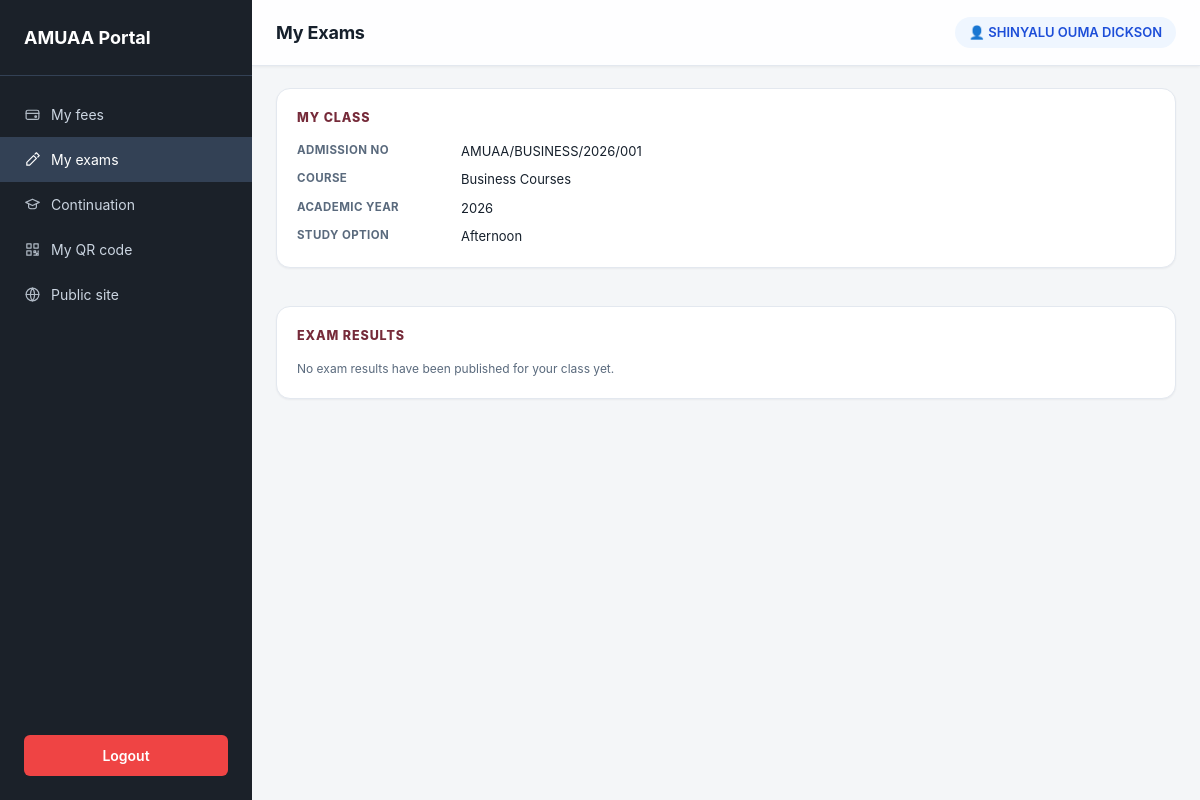
Screenshot of /student/exams (signed in) with the database file from the repository.
### tables this page shows
CREATE TABLE applications (
            id                 TEXT PRIMARY KEY,
            full_name          TEXT NOT NULL,
            email              TEXT NOT NULL,
            phone              TEXT NOT NULL,
            course             TEXT NOT NULL,
            study_mode         TEXT NOT NULL,
            previous_education TEXT,
            status             TEXT NOT NULL DEFAULT 'pending',
            notes              TEXT,
            created_at         TEXT NOT NULL
        , academic_year TEXT, admission_number TEXT, admitted_at TEXT, registration_paid INTEGER NOT NULL DEFAULT 0, registration_paid_at TEXT, student_password_hash TEXT, student_initial_password TEXT, must_change_password INTEGER NOT NULL DEFAULT 0, surname TEXT, middle_name TEXT, first_name TEXT, nationality TEXT, date_of_birth TEXT, medical_condition TEXT, start_date TEXT, end_date TEXT, next_of_kin_name TEXT, next_of_kin_relationship TEXT, sponsor_name TEXT, sponsor_organisation TEXT, sponsor_contact_person TEXT, student_status TEXT NOT NULL DEFAULT 'active', current_period TEXT);

### blueprints/student.py (the view, shortened to what this page needs)
@bp.route("/exams")
@student_login_required
def exams():
    with get_db() as db:
        student = db.execute(
            "SELECT * FROM applications WHERE id = ?", (session["student_id"],)
        ).fetchone()
        if not student:
            session.clear()
            return redirect(url_for("student.login"))
        cls = class_for_student(db, student)
        rows = []
    return render_template("student_exams.html", student=student, cls=cls, exams=rows)

### database.py (called while the page is built)
@contextmanager
def get_db():
    conn = sqlite3.connect(DB_PATH, timeout=30.0)
    conn.row_factory = sqlite3.Row
    conn.execute("PRAGMA journal_mode = WAL")
    conn.execute("PRAGMA foreign_keys = ON")
    try:
        yield conn
        conn.commit()
    except Exception:
        conn.rollback()
        raise
    finally:
        conn.close()

### run.py (called while the page is built, shortened)
def create_app():
    app = Flask(
        __name__,
        template_folder=os.path.join(BASE_DIR, "templates"),
        static_folder=os.path.join(BASE_DIR, "static"),
    )
    app.config.from_object("config.Config")
    app.wsgi_app = ProxyFix(app.wsgi_app, x_for=1, x_proto=1, x_host=1)
    os.makedirs(UPLOAD_DIR, exist_ok=True)
    mail.init_app(app)
    init_db()
    _warn_default_admin_password()
    app.jinja_env.globals["period_word"] = period_word
    app.register_blueprint(public_bp)
    app.register_blueprint(admin_bp)
    app.register_blueprint(student_bp)
    app.register_blueprint(teacher_bp)
    @app.context_processor
    def inject_admin_badges():
        if not session.get("admin_logged_in"):
            return {}
    _register_error_pages(app)
    return app

### school.py (called while the page is built)
def class_for_student(db, student):
    return db.execute(
        """SELECT * FROM classes
           WHERE course = ? AND academic_year = ? AND study_mode = ?""",
        (student["course"], student["academic_year"], student["study_mode"]),
    ).fetchone()

### utils.py (called while the page is built)
def student_login_required(f):
    @wraps(f)
    def wrapper(*args, **kwargs):
        if not session.get("student_id"):
            flash("Please log in to your student portal.", "warning")
            return redirect(url_for("student.login"))
        from database import get_db
        with get_db() as db:
            student = db.execute(
                "SELECT must_change_password FROM applications WHERE id = ?",
                (session["student_id"],),
            ).fetchone()
        if student and student["must_change_password"]:
            flash("Please set a new password before continuing.", "warning")
            return redirect(url_for("student.set_password"))
        return f(*args, **kwargs)
    return wrapper

### templates/student_exams.html (shortened to what this page needs)
{% extends "base.html" %}
{% from "_shell/_icons.html" import svg %}
{% block content %}
<div class="layout">
    <aside class="sidebar">
        <div class="brand">AMUAA Portal</div>
        <nav>
            <a href="{{ url_for('student.dashboard') }}">{{ svg('wallet') }}<span>My fees</span></a>
            <a href="{{ url_for('student.exams') }}" class="active">{{ svg('edit') }}<span>My exams</span></a>
            <a href="{{ url_for('student.continuation') }}">{{ svg('cap') }}<span>Continuation</span></a>
            <a href="{{ url_for('student.qr') }}">{{ svg('qr') }}<span>My QR code</span></a>
            <a href="{{ url_for('public.index') }}" target="_blank">{{ svg('globe') }}<span>Public site</span></a>
        </nav>
        <a href="{{ url_for('student.logout') }}" class="logout-btn">Logout</a>
    </aside>
    <main class="main" id="main-content" tabindex="-1">
        <header class="topbar">
            <h1>My Exams</h1>
            <span class="user-badge">👤 {{ student.full_name }}</span>
        </header>
        <section class="content">
            <div class="card">
                <h2>{{ cls.name if cls else 'My class' }}</h2>
                <dl class="detail-list">
                    <dt>Admission No</dt>
                    <dd><code>{{ student.admission_number }}</code></dd>
                    <dt>Course</dt>
                    <dd>{{ student.course }}</dd>
                    <dt>Academic year</dt>
                    <dd>{{ student.academic_year or '—' }}</dd>
                    <dt>Study option</dt>
                    <dd>{{ student.study_mode }}</dd>
                </dl>
            </div>
            <div class="section-gap card full-width">
                <h2>Exam results</h2>
                {% if exams %}
                <div class="table-wrap">
                    <table class="app-table">
                        <thead>
                            <tr>
                                <th>Exam</th>
                                <th>Subject</th>
                                <th>Period</th>
                                <th>Score</th>
                                <th>Grade</th>
                            </tr>
                        </thead>
                        <tbody>
                            {% for e in exams %}
                            <tr>
                                <td>{{ e.title }}</td>
                                <td>{{ e.subject_name or '—' }}</td>
                                <td>{{ e.term or '—' }}</td>
                                <td>
                                    {% if e.score is not none %}
                                    {{ '{:,.1f}'.format(e.score) }} / {{ '{:,.0f}'.format(e.max_score) }}
                                    {% else %}<span class="muted">Not released</span>{% endif %}
                                </td>
                                <td>
                                    {% if e.grade %}
                                    <span class="badge badge-verified">{{ e.grade }}</span>
                                    {% else %}<span class="muted">—</span>{% endif %}
                                </td>
                            </tr>
                            {% endfor %}
                        </tbody>
                    </table>
                </div>
                {% else %}
                <p class="muted">No exam results have been published for your class yet.</p>
                {% endif %}
            </div>
        </section>
    </main>
</div>
{% endblock %}

### static/style.css (style rules this page uses)
* { margin: 0; padding: 0; box-sizing: border-box; font-family: -apple-system, BlinkMacSystemFont, "Segoe UI", Roboto, sans-serif; }
body { background: #f4f6f9; color: #333; }
.sidebar { width: 240px; background: #1e293b; color: #cbd5e1; padding: 24px 0; display: flex; flex-direction: column; }
.brand { padding: 0 24px 24px; font-size: 18px; font-weight: 700; color: #fff; border-bottom: 1px solid #334155; margin-bottom: 16px; }
.sidebar nav { display: flex; flex-direction: column; flex: 1; }
.sidebar nav a { padding: 12px 24px; color: #cbd5e1; text-decoration: none; font-size: 14px; transition: background .2s, color .2s; }
.sidebar nav a:hover, .sidebar nav a.active { background: #334155; color: #fff; }
.logout-btn { margin: 0 24px; padding: 10px; text-align: center; background: #ef4444; color: #fff; border-radius: 6px; text-decoration: none; font-size: 14px; font-weight: 600; transition: background .2s; }
.topbar { background: #fff; padding: 18px 32px; display: flex; justify-content: space-between; align-items: center; box-shadow: 0 1px 3px rgba(0, 0, 0, .06); }
.topbar h1 { font-size: 20px; color: #1e293b; }
.user-badge { background: #eff6ff; color: #1d4ed8; padding: 6px 14px; border-radius: 20px; font-size: 13px; font-weight: 600; }

### static/admin.css (style rules this page uses)
:root { --brand-700: #5d202e; --brand: #762b3a; --brand-500: #8d3a4c; --brand-100: #f4e3e7; --gold: #d8ae67; --gold-ink: #92610f; --bg: #f4f6f8; --surface: #ffffff; --surface-2: #f8fafc; --surface-3: #eef2f6; --sidebar-bg: #1b2129; --sidebar-fg: #aeb9c6; --sidebar-fg-active: #ffffff; --sidebar-hover: #28313c; --ink: #16202c; --ink-2: #475569; --ink-3: #5a6a7d; --ink-inv: #ffffff; --line: #e3e8ef; --line-2: #cbd5e1; --line-strong: #b6c1cd; --ok: #15803d; --ok-bg: #dcfce7; --ok-ink: #14532d; --warn: #b45309; --warn-bg: #fef3c7; --warn-ink: #92400e; --danger: #b91c1c; --danger-bg: #fee2e2; --danger-ink: #991b1b; --info: #0369a1; --info-bg: #e0f2fe; --info-ink: #075985; --shadow-1: 0 1px 2px rgba(16, 24, 40, .05); --shadow-2: 0 2px 8px rgba(16, 24, 40, .07); --shadow-3: 0 12px 32px rgba(16, 24, 40, .14); --ring: 0 0 0 3px rgba(118, 43, 58, .18); --r-sm: 6px; --r-md: 10px; --r-lg: 14px; --r-xl: 20px; --sidebar-w: 252px; --topbar-h: 66px; color-scheme: light; }
* { margin: 0; padding: 0; box-sizing: border-box; }
body.admin-body { font-family: -apple-system, BlinkMacSystemFont, "Segoe UI", Roboto, "Helvetica Neue", sans-serif; background: var(--bg); color: var(--ink); font-size: 14px; line-height: 1.5; -webkit-font-smoothing: antialiased; }
a { color: var(--brand); }
.muted { color: var(--ink-3); font-size: 12px; }
.layout { display: flex; min-height: 100vh; }
.sidebar { width: var(--sidebar-w); flex: none; background: var(--sidebar-bg); color: var(--sidebar-fg); display: flex; flex-direction: column; position: sticky; top: 0; height: 100vh; overflow-y: auto; overscroll-behavior: contain; z-index: 90; }
.main { flex: 1; min-width: 0; display: flex; flex-direction: column; }
.topbar { position: sticky; top: 0; z-index: 60; min-height: var(--topbar-h); background: color-mix(in srgb, var(--surface) 88%, transparent); backdrop-filter: blur(8px); border-bottom: 1px solid var(--line); display: flex; align-items: center; justify-content: space-between; gap: 16px; padding: 10px 24px; }
.topbar h1 { color: var(--ink); font-size: 18px; font-weight: 750; letter-spacing: -.2px; overflow: hidden; text-overflow: ellipsis; white-space: nowrap; }
.content { padding: 22px 24px 40px; flex: 1; display: grid; gap: 18px; align-content: start; }
.card { background: var(--surface); border: 1px solid var(--line); border-radius: var(--r-lg); padding: 20px; box-shadow: var(--shadow-1); }
.card h2, .panel h2 { font-size: 12.5px; font-weight: 800; text-transform: uppercase; letter-spacing: .9px; color: var(--brand); margin-bottom: 14px; }
.card.full-width { grid-column: 1 / -1; }
.section-gap { margin-top: 20px; }
.detail-list { display: grid; grid-template-columns: minmax(120px, 150px) 1fr; gap: 9px 14px; font-size: 13px; }
.detail-list dt { color: var(--ink-3); font-weight: 700; font-size: 11.5px; text-transform: uppercase; letter-spacing: .4px; }
.detail-list dd { color: var(--ink); word-break: break-word; }
.sidebar nav a { display: flex; align-items: center; gap: 10px; }

### rows the page displays
applications: full_name "SHINYALU OUMA DICKSON", admission_number "AMUAA/BUSINESS/2026/001", course "Business Courses", academic_year "2026", study_mode "Afternoon"

### other values shown
{{ cls.name if cls else 'My class' }} "MY CLASS"
